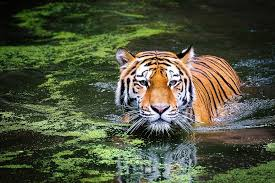
%> input picture DIP-Image-Enhancement-System/DIP-Image-Enhancement-System/images/input/dip_img.jpeg, 275 x 183 px
$ octave --eval "phase3_geometric(imread('../../images/input/dip_img.jpeg'));"   (GNU Octave 9; MATLAB toolbox functions it lacks are replaced by stand-ins)
%> lines starting %> are read from the running program, lines starting %| are printed output that depends on the picture
function phase3_geometric(img_gray)
%% ============================================================
%  PHASE 3 — Geometric Transformations  (Lab 03)
%  Requirements:
%    1. Rotation: 30, 45, 60, 90, 120, 150, 180 degrees
%    2. Translation
%    3. Shearing
%    Task: Inverse transformation to restore original
%% ============================================================

fprintf('\n========================================\n');
fprintf('  PHASE 3 — GEOMETRIC TRANSFORMATIONS\n');
fprintf('========================================\n');

[h, w] = size(img_gray);
%> h = 183; w = 825

%% ---- PART A: ROTATION ----
angles = [30, 45, 60, 90, 120, 150, 180];

figure('Name','Phase 3A — Rotations','NumberTitle','off',...
       'Color',[0.08 0.08 0.10],'Position',[30 30 1300 380]);

for i = 1:length(angles)
    rotated = imrotate(img_gray, angles(i), 'bilinear', 'crop');
    subplot(2,4,i);
    imshow(rotated);
    title(sprintf('%d°', angles(i)),'Color','w','FontSize',10,'FontWeight','bold');
end
%> this loop made 7 passes
%> pass 1, in phase3_geometric, `rotated = imrotate(img_gray, angles(i), 'bilinear', 'crop');`:
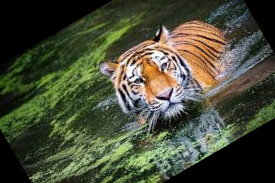
%> rotated: size 183x275x3 uint8; mean R, G, B 72.4, 76.6, 56.5

% Show original in last slot
subplot(2,4,8);
imshow(img_gray);
title('Original','Color','w','FontSize',10,'FontWeight','bold');
set(gcf,'Color',[0.08 0.08 0.10]);
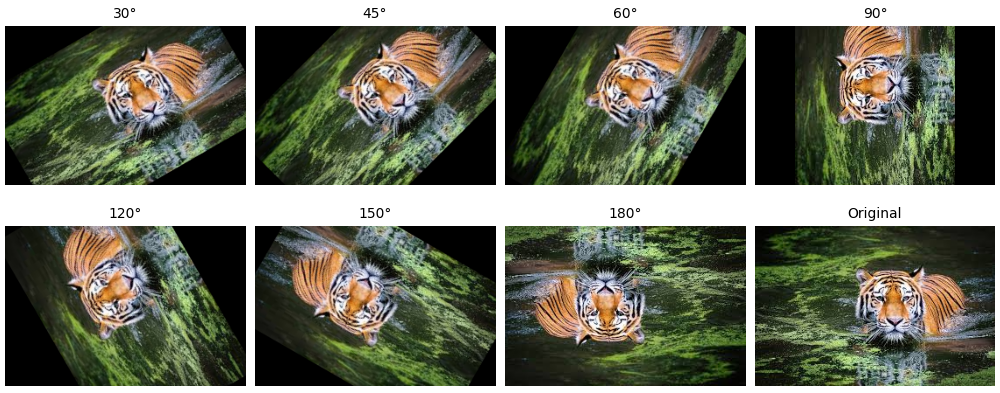
%> figure redrawn from the program's plot data, 8 panels

%% ---- PART B: TRANSLATION ----
% Shift right by 60px, down by 40px
tform_t = affine2d([1 0 0; 0 1 0; 60 40 1]);
translated = imwarp(img_gray, tform_t, 'OutputView', imref2d([h, w]));

%% ---- PART C: SHEARING ----
tform_s = affine2d([1 0.3 0; 0 1 0; 0 0 1]);
sheared = imwarp(img_gray, tform_s, 'OutputView', imref2d([h, w]));
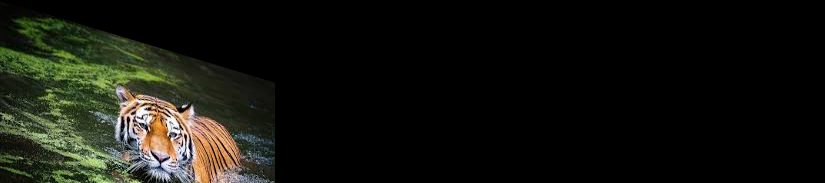
%> sheared: size 183x825x3 uint8; mean R, G, B 20.2, 21.2, 14.9

figure('Name','Phase 3B — Translation & Shearing','NumberTitle','off',...
       'Color',[0.08 0.08 0.10],'Position',[30 450 900 360]);

subplot(1,3,1); imshow(img_gray);
title('Original','Color','w','FontSize',11,'FontWeight','bold');

subplot(1,3,2); imshow(translated);
title('Translated (+60px, +40px)','Color','w','FontSize',11,'FontWeight','bold');

subplot(1,3,3); imshow(sheared);
title('Sheared (k=0.3)','Color','w','FontSize',11,'FontWeight','bold');

set(gcf,'Color',[0.08 0.08 0.10]);

%% ---- PART D: INVERSE TRANSFORMATION (Restore) ----
demo_angle = 45;
rotated_45 = imrotate(img_gray, demo_angle, 'bilinear', 'loose');
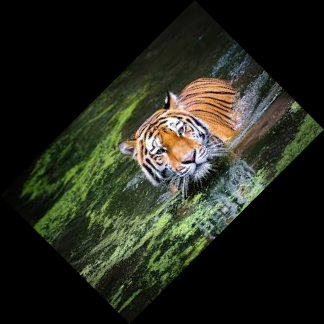
%> rotated_45: size 324x324x3 uint8; mean R, G, B 37.6, 40.3, 29.2
restored   = imrotate(rotated_45, -demo_angle, 'bilinear', 'loose');
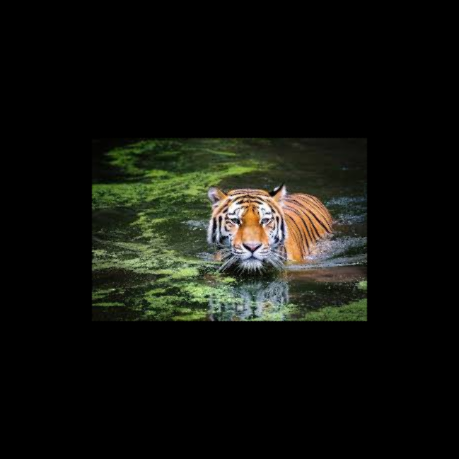
%> restored: size 459x459x3 uint8; mean R, G, B 18.7, 20.1, 14.5

% Crop restored back to original size (centre crop)
[rh, rw] = size(restored);
%> rh = 459; rw = 1377
r1 = max(1, floor((rh-h)/2)+1);  c1 = max(1, floor((rw-w)/2)+1);
%> after `r1 = max(1, floor((rh-h)/2)+1)`: r1 = 139
%> after `c1 = max(1, floor((rw-w)/2)+1)`: c1 = 277
r2 = min(rh, r1+h-1);            c2 = min(rw, c1+w-1);
%> after `r2 = min(rh, r1+h-1)`: r2 = 321
%> after `c2 = min(rw, c1+w-1)`: c2 = 1101
restored_crop = restored(r1:r2, c1:c2);
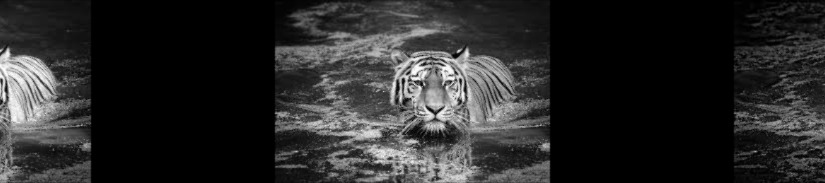
%> restored_crop: size 183x825 uint8; min 0, max 254, mean 40.9
restored_crop = imresize(restored_crop, [h, w]);

figure('Name','Phase 3C — Inverse Transform (Restore)','NumberTitle','off',...
       'Color',[0.08 0.08 0.10],'Position',[30 850 1100 360]);

subplot(1,3,1); imshow(img_gray);
title('Step 1: Original','Color','w','FontSize',11,'FontWeight','bold');

subplot(1,3,2); imshow(rotated_45);
title('Step 2: Rotated 45°','Color','w','FontSize',11,'FontWeight','bold');

subplot(1,3,3); imshow(restored_crop);
title('Step 3: Restored (Inverse -45°)','Color','w','FontSize',11,'FontWeight','bold');

set(gcf,'Color',[0.08 0.08 0.10]);

%% Print analysis
fprintf('  Rotation   : 7 angles applied (30 to 180)\n');
fprintf('  Translation: +60px right, +40px down\n');
fprintf('  Shearing   : horizontal shear k=0.3\n');
fprintf('  Inverse    : 45 degree rotation reversed successfully\n');
fprintf('  Note: Reversible transforms preserve spatial info\n');

% Save outputs
imwrite(imrotate(img_gray, 90, 'bilinear', 'crop'), ...
        fullfile('..','images','output','phase3_rotation90.png'));
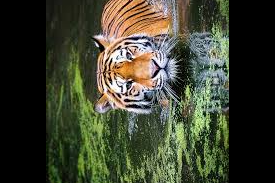
%> saved as phase3_rotation90.png: size 183x275x3 uint8; mean R, G, B 62.8, 65.9, 48.3
imwrite(translated, fullfile('..','images','output','phase3_translated.png'));
imwrite(sheared,    fullfile('..','images','output','phase3_sheared.png'));
imwrite(restored_crop, fullfile('..','images','output','phase3_restored.png'));

fprintf('\n  [Phase 3 DONE]\n');
end
